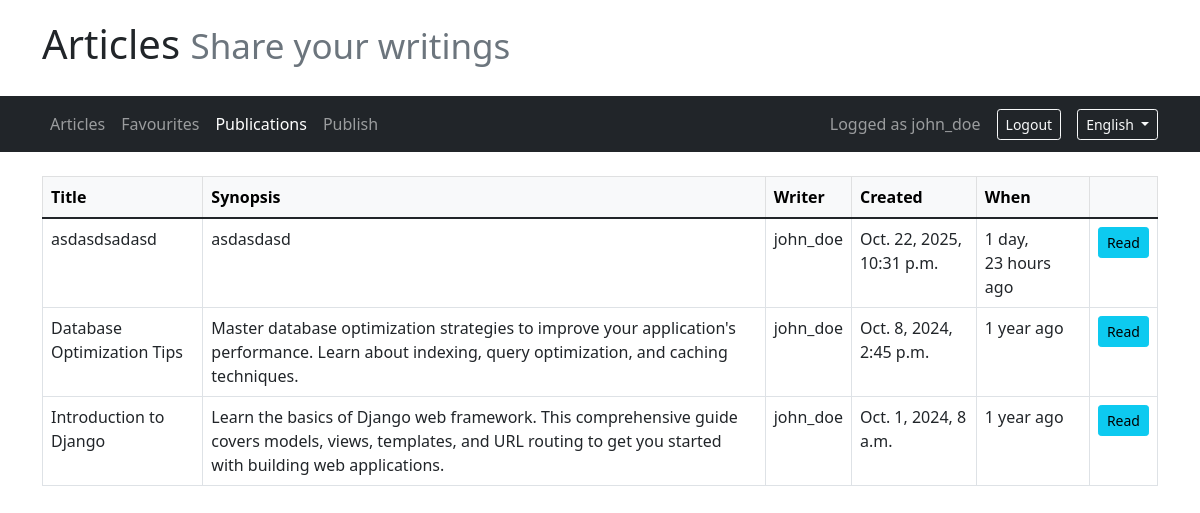
Page /en/publications/ (signed in) on the committed database.
### core/models.py (models this page shows, shortened)
class Article(models.Model):
    title = models.CharField(max_length=64, null=False)
    author = models.ForeignKey(User, on_delete=models.CASCADE, null=False)
    created = models.DateTimeField(auto_now_add=True, null=False)
    synopsis = models.CharField(max_length=312, null=False)
    content = models.TextField(null=False)

### ex01/views/publications.py (the view)
# urls.py: path("publications/", PublicationsView.as_view(), name="publications"),
class PublicationsView(ListView):
    model = Article
    template_name = "ex01/publications.html"
    def get_queryset(self):
        user = self.request.user
        if user.is_authenticated:
            return Article.objects.filter(author=user).order_by('-created').all()
        raise PermissionDenied("Please login to view your publications")

### ex03/context_processors.py (called while the page is built)
def login_form_processor(request):
    if not request.user.is_authenticated:
        return {'login_form': LoginForm()}
    return {}

### templates/ex01/publications.html
{% extends 'base.html' %}
{% load i18n %}
{% block content %}
    <table class="table table-bordered">
        <thead class="table-light">
            <tr>
                <th>{% trans "Title" %}</th>
                <th>{% trans "Synopsis" %}</th>
                <th>{% trans "Writer" %}</th>
                <th>{% trans "Created" %}</th>
                <th>{% trans "When" %}</th>
                <th></th>
            </tr>
        </thead>
        <tbody>
            {% for article in object_list %}
                <tr>
                    <td>{{ article.title }}</td>
                    <td>{{ article.synopsis }}</td>
                    <td>{{ article.author }}</td>
                    <td>{{ article.created|date:"N j, Y, P" }}</td>
                    <td>{{ article.created|timesince }} {% trans "ago" %}</td>
                    <td>
                        <a href="{% url 'article_detail' article.id %}" class="btn btn-info btn-sm">{% trans "Read" %}</a>
                    </td>
                </tr>
            {% endfor %}
        </tbody>
    </table>
{% endblock %}

### templates/ex03/menu.html (shortened to what this page needs)
{% load i18n %}
<nav class="navbar navbar-expand-lg navbar-dark bg-dark">
    <div class="container">
        <div class="collapse navbar-collapse" id="navbarNav">
            <ul class="navbar-nav me-auto">
                <li class="nav-item">
                    <a class="nav-link {% if request.resolver_match.url_name == 'articles' or request.resolver_match.url_name == 'home' %}active{% endif %}"
                       href="{% url 'articles' %}">{% trans "Articles" %}</a>
                </li>
                {% if user.is_authenticated %}
                    <li class="nav-item">
                        <a class="nav-link {% if request.resolver_match.url_name == 'favorite_articles' %}active{% endif %}"
                           href="{% url 'favorite_articles' %}">{% trans "Favourites" %}</a>
                    </li>
                    <li class="nav-item">
                        <a class="nav-link {% if request.resolver_match.url_name == 'publications' %}active{% endif %}"
                           href="{% url 'publications' %}">{% trans "Publications" %}</a>
                    </li>
                    <li class="nav-item">
                        <a class="nav-link {% if request.resolver_match.url_name == 'publish' %}active{% endif %}"
                           href="{% url 'publish' %}">{% trans "Publish" %}</a>
                    </li>
                {% else %}
                    <li class="nav-item">
                        <a class="nav-link {% if request.resolver_match.url_name == 'register' %}active{% endif %}"
                           href="{% url 'register' %}">{% trans "Register" %}</a>
                    </li>
                {% endif %}
            </ul>
            <div class="d-flex align-items-center">
                {% if user.is_authenticated %}
                    <span class="navbar-text me-3">{% trans "Logged as" %} {{ user.username }}</span>
                    <a href="{% url 'logout' %}" class="btn btn-outline-light btn-sm">{% trans "Logout" %}</a>
                {% endif %}
                <div class="ms-3">
                    {% get_current_language as LANGUAGE_CODE %}
                    {% get_available_languages as LANGUAGES %}
                    {% get_language_info_list for LANGUAGES as languages %}
                    <div class="dropdown">
                        <button class="btn btn-outline-light btn-sm dropdown-toggle" type="button" id="languageDropdown" data-bs-toggle="dropdown">
                            {% for language in languages %}
                                {% if language.code == LANGUAGE_CODE %}{{ language.name }}{% endif %}
                            {% endfor %}
                        </button>
                    </div>
                </div>
            </div>
        </div>
    </div>
</nav>

### rows in the picture
Article: title "asdasdsadasd", synopsis "asdasdasd", author "john_doe", created "Oct. 22, 2025, 10:31 p.m.", created "1 day, 23 hours"
Article: title "Database Optimization Tips", synopsis "Master database optimization strategies to improve your application's performance. Learn about indexing, query optimization, and caching techniques.", author "john_doe", created "Oct. 8, 2024, 2:45 p.m.", created "1 year"
Article: title "Introduction to Django", synopsis "Learn the basics of Django web framework. This comprehensive guide covers models, views, templates, and URL routing to get you started with building web applications.", author "john_doe", created "Oct. 1, 2024, 8 a.m.", created "1 year"

### other values in the picture
{{ user.username }} "john_doe"
{{ language.name }} "English"
